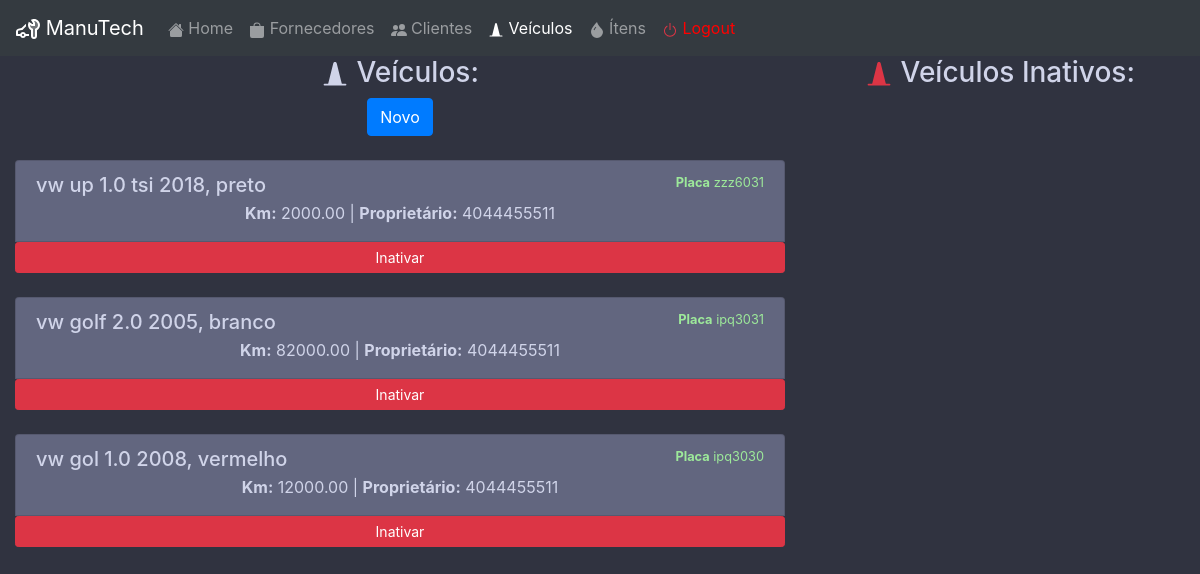
The page /veiculo.php (signed in) on the database its author committed.
### tables this page shows
CREATE TABLE veiculo (
    placa VARCHAR(7) NOT NULL,
    modelo VARCHAR(100) NOT NULL,
    quilometragem FLOAT NOT NULL,
    cpfProprietario BIGINT(11) NOT NULL,
    ativo BOOLEAN NOT NULL DEFAULT true,
    PRIMARY KEY(placa)
) CHARSET=utf8;

### veiculo.php (the view, shortened to what this page needs)
<?php
    require_once 'conect.php';
?>
<!doctype html>
<html lang="pt-br">
<head>
    <link rel="stylesheet" href="https://stackpath.bootstrapcdn.com/bootstrap/4.4.1/css/bootstrap.min.css">
    <link rel="stylesheet" href="estilo.css">
</head>
<body id="login">
<div class="container-fluid">
    <div class="row">
        <div class="col-sm-12" id="menu">
            <nav class="navbar navbar-expand-lg navbar-dark bg-dark">
                <a class="navbar-brand" href="painel.php"> ManuTech</a>
                <div class="collapse navbar-collapse" id="navbarNav">
                    <ul class="navbar-nav">
                        <li class="nav-item"><a class="nav-link" href="painel.php"> Home</a></li>
                        <li class="nav-item"><a class="nav-link" href="fornecedor.php"><svg class="bi bi-bag-fill" width="1em" height="1em" viewBox="0 0 16 16" fill="currentColor" xmlns="http://www.w3.org/2000/svg"><path d="M1 4h14v10a2 2 0 01-2 2H3a2 2 0 01-2-2V4zm7-2.5A2.5 2.5 0 005.5 4h-1a3.5 3.5 0 117 0h-1A2.5 2.5 0 008 1.5z"/></svg> Fornecedores</a></li>
                        <li class="nav-item"><a class="nav-link" href="cliente.php"> Clientes</a></li>
                        <li class="nav-item active"><a class="nav-link" href="veiculo.php"><svg class="bi bi-cone" width="1em" height="1em" viewBox="0 0 16 16" fill="currentColor" xmlns="http://www.w3.org/2000/svg"><path d="M7.03 1.88c.252-1.01 1.688-1.01 1.94 0L12 14H4L7.03 1.88z"/><path fill-rule="evenodd" d="M1.5 14a.5.5 0 01.5-.5h12a.5.5 0 010 1H2a.5.5 0 01-.5-.5z" clip-rule="evenodd"/></svg> Veículos</a></li>
                        <li class="nav-item"><a class="nav-link" href="item.php"> Ítens</a></li>
                        <li class="nav-item"><a class="nav-link" href="logout.php" style="color: red;"> Logout</a></li>
                    </ul>
                </div>
            </nav>
        </div>
    </div>
    <div class="row">
        <div class="col-sm-8">
            <h3><svg class="bi bi-cone" width="1em" height="1em" viewBox="0 0 16 16" fill="currentColor" xmlns="http://www.w3.org/2000/svg"><path d="M7.03 1.88c.252-1.01 1.688-1.01 1.94 0L12 14H4L7.03 1.88z"/><path fill-rule="evenodd" d="M1.5 14a.5.5 0 01.5-.5h12a.5.5 0 010 1H2a.5.5 0 01-.5-.5z" clip-rule="evenodd"/></svg> Veículos:</h3>
            <button type="button" class="btn btn-primary" onclick="window.location.href='addVeiculo.php'">Novo</button><br>
            <?php
            $r = $db->query("SELECT * FROM veiculo WHERE ativo=1 ORDER BY placa DESC");
            $linhas = $r->fetchAll(PDO::FETCH_ASSOC);
            foreach($linhas as $l) {
                echo "
                    <br>
                    <div class='list-group'>
                        <a href='updateVeiculo.php?placa=".base64_encode($l['placa'])."' class='list-group-item list-group-item-action' id='cardAtivo'>
                            <div class='d-flex w-100 justify-content-between'>
                                <h5 class='mb-1'>".$l['modelo']."</h5>
                                <small class='text-muted'><span id='txtVerde'><strong>Placa</strong> ".$l['placa']."</span></small>
                            </div>
                            <p class='mb-1'><strong>Km:</strong> ".number_format($l['quilometragem'],2,'.','')." | <strong>Proprietário:</strong> ".$l['cpfProprietario']."</p>
                            <a href='inativarVeiculo.php?placa=".base64_encode($l['placa'])."' class='btn btn-danger btn-sm'>Inativar</a>
                        </a>
                    </div>
                ";
            }
            ?>
            <br>
        </div>
        <div class="col-sm-4" id="teste">
            <h3><svg class="bi bi-cone text-danger" width="1em" height="1em" viewBox="0 0 16 16" fill="currentColor" xmlns="http://www.w3.org/2000/svg"><path d="M7.03 1.88c.252-1.01 1.688-1.01 1.94 0L12 14H4L7.03 1.88z"/><path fill-rule="evenodd" d="M1.5 14a.5.5 0 01.5-.5h12a.5.5 0 010 1H2a.5.5 0 01-.5-.5z" clip-rule="evenodd"/></svg> Veículos Inativos:</h3>
            <br>
        </div>
    </div>
</div>
</body>
</html>

### estilo.css (style rules this page uses)
#login { text-align: center; color: #d0d4e9; background-color: #303340; }
div#menu { padding: 0%; }
#cardAtivo { color: #d0d4e9; background-color: #62667f; }
#txtVerde { color: #9de99a; }

### rows shown on the page
veiculo: modelo "vw up 1.0 tsi 2018, preto", placa "zzz6031", quilometragem "2000.00", cpfProprietario "4044455511"
veiculo: modelo "vw golf 2.0 2005, branco", placa "ipq3031", quilometragem "82000.00", cpfProprietario "4044455511"
veiculo: modelo "vw gol 1.0 2008, vermelho", placa "ipq3030", quilometragem "12000.00", cpfProprietario "4044455511"
